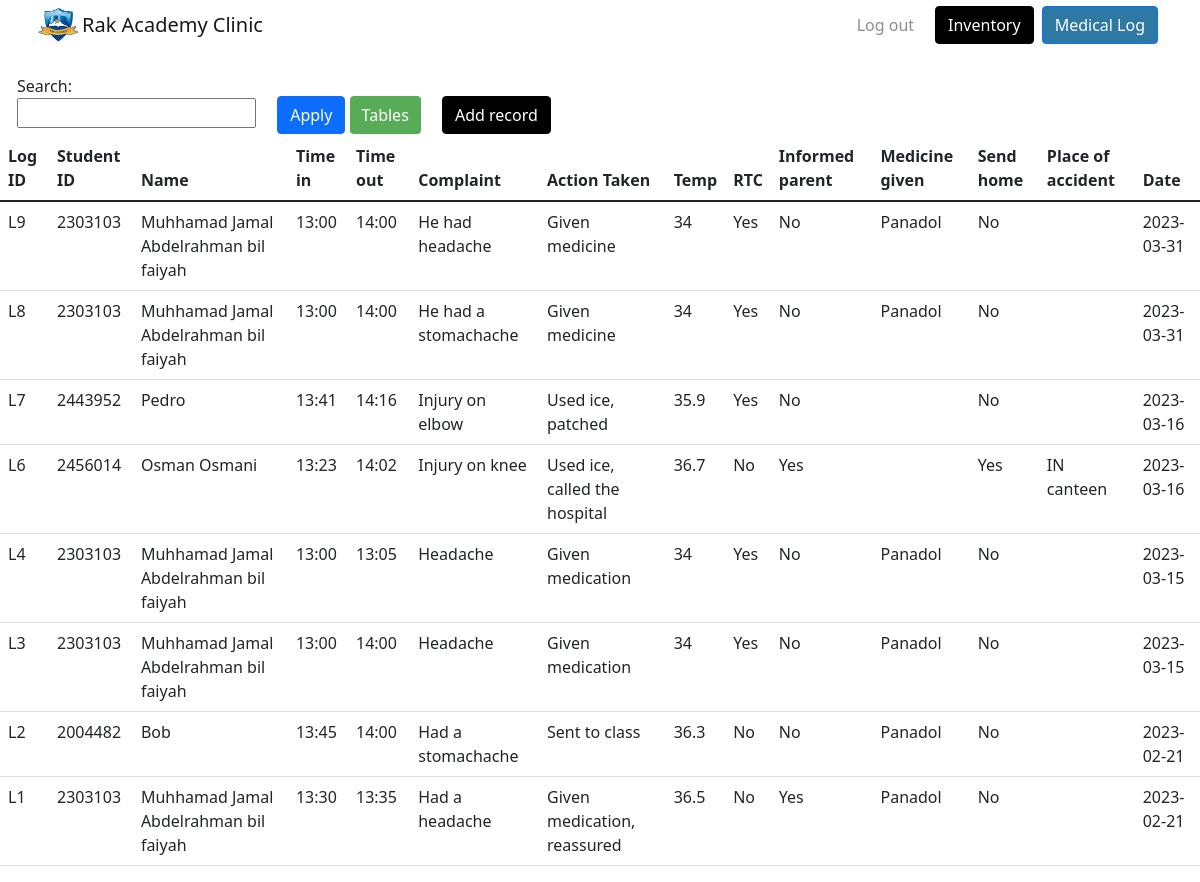
/Log_table, run on the app's committed database.
### tables this page shows
CREATE TABLE "Medical_Log" (
	"Log_ID"	TEXT,
	"Student_ID"	TEXT,
	"Time_in"	TEXT,
	"Time_out"	TEXT,
	"Complaint"	TEXT,
	"Action_Taken"	TEXT,
	"Temp"	TEXT,
	"RTC"	TEXT,
	"Informed_parent"	TEXT,
	"Medicine_given"	TEXT,
	"Send_home"	TEXT,
	"Place_of_accident"	TEXT,
	"Date"	TEXT,
	PRIMARY KEY("Log_ID"),
	FOREIGN KEY("Student_ID") REFERENCES "Students"("Student_ID")
);

CREATE TABLE "Students" (
	"Student_ID"	TEXT,
	"Parent_ID"	TEXT,
	"Name_"	TEXT,
	"Gender"	TEXT,
	"Class"	TEXT,
	PRIMARY KEY("Student_ID"),
	FOREIGN KEY("Parent_ID") REFERENCES "Parents"("Parent_ID")
);

### app.py (the view)
@app.route('/Log_table')
def Log_table():
    table=table_("Medical_Log")[0]
    column=table_("Medical_Log")[1]
    table= bubblesort(table,"desc")
    return render_template('index.html',table=table,column=column,table_name="Medical_Log")

### app.py (called while the page is built)
def make_int(data):
    try:
        if not data.isdigit():
            data = int(data[1:])
        return int(data)
    except ValueError:
        return 0

def bubblesort(data, order):
    if order == "asc":
        for i in range(len(data)):
            for j in range(len(data) - 1):
                if make_int(data[j][0]) > make_int(data[j + 1][0]):
                    data[j], data[j + 1] = data[j + 1], data[j]
    if order == "desc":
        for i in range(len(data)):
            for j in range(len(data) - 1):
                if make_int(data[j][0]) < make_int(data[j + 1][0]):
                    data[j], data[j + 1] = data[j + 1], data[j]
    return data

def table_(table):
    conn = sqlite3.connect('Medicine_IA.db')
    cur = conn.cursor()
    if table == "Medical_Log":
        cur.execute("SELECT Log_ID, Medical_Log.Student_ID, Name_ , Time_in, Time_out, Complaint, Action_Taken, Temp, RTC, Informed_parent, Medicine_given, Send_home, Place_of_accident, Date "
                    "FROM Medical_log INNER JOIN Students ON Medical_log.Student_ID = Students.Student_ID")
    else:
        cur.execute("SELECT * FROM " + table)
    data = cur.fetchall()
    column_data = list(map(lambda x: x[0], cur.description))
    column = [i.replace("_", " ") for i in column_data]
    if table == "Medical_Log":
        column_data.pop(2)
    return data,column,column_data

### templates/index.html (shortened to what this page needs)
{% extends 'Base_Template.html' %}
{% block content %}
<!DOCTYPE html>
<html lang="en">
<head>
</head>
<body>
<form action="{{ url_for('apply_table') }}" method="post">
<label class="form-label" style="margin-left: 17px;">Search:<br><input type="text" autocomplete="off" onkeyup="MyFunction()" id="search"></label>
    <button class="btn btn-primary" onclick="apply()" type="submit" style="margin-left: 17px;">Apply</button>
<div class="dropdown">
  <button disabled="disabled" class="btn btn-primary" style="background-color: green; border: none; height: 38px;">Tables</button>
</div>
<a href="{{ url_for('add_record',table_name=table_name) }}" class="btn btn-primary" type="button" style="margin-left: 17px; border-color: black; background-color: black;">Add record</a>
    <div class="table-responsive">
        <table id="table" class="table">
            <thead>
                <tr>
                    {% for a in column %}
                    <th>{{ a }}</th>
                    {% endfor %}
                </tr>
            </thead>
            <tbody>
            {% for i in table %}
            <tr contenteditable="true">
                {% for j in i %}
                    {% if loop.index0 == 0 %}
                        <td contenteditable="false">{{ j }}</td>
                        {% else %}
                        <td>{{ j }}</td>
                    {% endif %}
                {% endfor %}
            </tr>
            {% endfor %}
            </tbody>
        </table>
    </div>
</form>
</body>
</html>
{% endblock %}

### templates/Base_Template.html (shortened to what this page needs)
<!DOCTYPE html>
<html lang="en">
<head>
    <link rel="stylesheet" href="https://cdn.jsdelivr.net/npm/bootstrap@5.1.3/dist/css/bootstrap.min.css">
    <link rel="stylesheet" href="static/assets_navbar/css/Navbar-Right-Links.css">
    <link rel="stylesheet" href="static/assets_navbar/css/styles.css">
</head>
<body>
    <nav class="navbar navbar-light navbar-expand-md py-3" style="height: 50px;">
        <div class="container"><a class="navbar-brand d-flex align-items-center" href="#"><span class="bs-icon-sm bs-icon-rounded bs-icon-primary d-flex justify-content-center align-items-center me-2 bs-icon"><img src="static/assets_navbar/img/clipboard-image.png" style="transform: scale(0.26);"></span><span>Rak Academy Clinic</span></a>
            <div class="collapse navbar-collapse" id="navcol-2">
                <button class="btn btn-primary" type="button" data-bs-toggle="modal" data-bs-target="#modal-1" style="background: rgba(13,110,253,0);color: rgb(141,141,141);border-color: rgba(141,141,141,0);">Log out</button>
                <a href="{{ url_for('Inventory') }}" class="btn btn-primary ms-md-2" type="submit" style="background: rgb(0,0,0); border-color: black;">Inventory</a>
                <a href="{{ url_for('Home') }}" class="btn btn-primary ms-md-2" type="submit" style="background: rgb(46,121,163);">Medical Log</a>
            </div>
        </div>
    </nav>
<br>
{% block content %}{% endblock %}
</body>
</html>

### static/assets_navbar/css/Navbar-Right-Links.css (style rules this page uses)
.bs-icon { --bs-icon-size: .75rem; display: flex; flex-shrink: 0; justify-content: center; align-items: center; font-size: var(--bs-icon-size); width: calc(var(--bs-icon-size) * 2); height: calc(var(--bs-icon-size) * 2); color: var(--bs-primary); }
.bs-icon-sm { --bs-icon-size: 1rem; }
.bs-icon.bs-icon-primary { color: var(--bs-white); background: var(--bs-primary); }
.bs-icon.bs-icon-rounded { border-radius: .5rem; }

### templates/index.html (style rules this page uses)
.dropdown { position: relative; display: inline-block; }

### data on the page
Medical_Log: Log_ID "L9", Student_ID "2303103", Time_in "13:00", Time_out "14:00", Complaint "He had headache", Action_Taken "Given medicine", Temp "34", RTC "Yes", Informed_parent "No", Medicine_given "Panadol", Send_home "No", Date "2023-03-31"
Students: Name_ "Muhhamad Jamal Abdelrahman bil faiyah"
Medical_Log: Log_ID "L8", Student_ID "2303103", Time_in "13:00", Time_out "14:00", Complaint "He had a stomachache", Action_Taken "Given medicine", Temp "34", RTC "Yes", Informed_parent "No", Medicine_given "Panadol", Send_home "No", Date "2023-03-31"
Medical_Log: Log_ID "L7", Student_ID "2443952", Time_in "13:41", Time_out "14:16", Complaint "Injury on elbow", Action_Taken "Used ice, patched", Temp "35.9", RTC "Yes", Informed_parent "No", Send_home "No", Date "2023-03-16"
Students: Name_ "Pedro"
Medical_Log: Log_ID "L6", Student_ID "2456014", Time_in "13:23", Time_out "14:02", Complaint "Injury on knee", Action_Taken "Used ice, called the hospital", Temp "36.7", RTC "No", Informed_parent "Yes", Send_home "Yes", Place_of_accident "IN canteen", Date "2023-03-16"
Students: Name_ "Osman Osmani"
Medical_Log: Log_ID "L4", Student_ID "2303103", Time_in "13:00", Time_out "13:05", Complaint "Headache", Action_Taken "Given medication", Temp "34", RTC "Yes", Informed_parent "No", Medicine_given "Panadol", Send_home "No", Date "2023-03-15"
Medical_Log: Log_ID "L3", Student_ID "2303103", Time_in "13:00", Time_out "14:00", Complaint "Headache", Action_Taken "Given medication", Temp "34", RTC "Yes", Informed_parent "No", Medicine_given "Panadol", Send_home "No", Date "2023-03-15"
Medical_Log: Log_ID "L2", Student_ID "2004482", Time_in "13:45", Time_out "14:00", Complaint "Had a stomachache", Action_Taken "Sent to class", Temp "36.3", RTC "No", Informed_parent "No", Medicine_given "Panadol", Send_home "No", Date "2023-02-21"
Students: Name_ "Bob"
Medical_Log: Log_ID "L1", Student_ID "2303103", Time_in "13:30", Time_out "13:35", Complaint "Had a headache", Action_Taken "Given medication, reassured", Temp "36.5", RTC "No", Informed_parent "Yes", Medicine_given "Panadol", Send_home "No", Date "2023-02-21"

### other printed values
{{ a }} "Log ID" "Student ID" "Name" "Time in" "Time out" "Complaint" "Action Taken" "Temp" "RTC" "Informed parent" "Medicine given" "Send home" "Place of accident" "Date"
